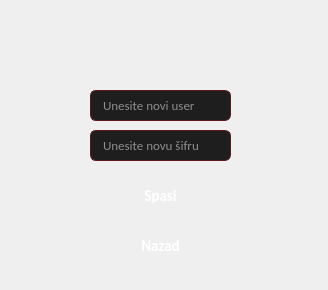
<?xml version="1.0" encoding="UTF-8"?>
<ui version="4.0">
 <class>AccountSettings</class>
 <widget class="QDialog" name="AccountSettings">
  <property name="geometry">
   <rect>
    <x>0</x>
    <y>0</y>
    <width>328</width>
    <height>290</height>
   </rect>
  </property>
  <property name="windowTitle">
   <string>Dialog</string>
  </property>
  <property name="styleSheet">
   <string notr="true">
QWidget {
    background: qlineargradient(x1:0, y1:0, x2:0, y2:1,
                                stop:0 #1a1a1a, stop:1 #000000);
}
QLabel {
    color: #cccccc;
    font-family: Calibri;
    font-size: 11pt;
    background: transparent;
}
QLineEdit {
    background-color: #1e1e1e;
    color: #ffffff;
    border: 1px solid #5a1a1a;
    border-radius: 6px;
    padding: 6px 10px;
    font-family: Calibri;
    font-size: 10pt;
    selection-background-color: #b33a3a;
}
QLineEdit:focus {
    border: 1px solid #b33a3a;
    background-color: #252525;
}
QPushButton {
    background: qlineargradient(x1:0, y1:0, x2:0, y2:1,
                                stop:0 #7a1f1f, stop:1 #b33a3a);
    color: white;
    border: none;
    border-radius: 8px;
    padding: 8px 16px;
    font-family: Calibri;
    font-size: 11pt;
    font-weight: bold;
}
QPushButton:hover {
    background: qlineargradient(x1:0, y1:0, x2:0, y2:1,
                                stop:0 #8a2323, stop:1 #c14444);
}
QPushButton:pressed {
    background: qlineargradient(x1:0, y1:0, x2:0, y2:1,
                                stop:0 #5c1515, stop:1 #8a2323);
}
   </string>
  </property>
  <widget class="QLineEdit" name="txtNoviUser">
   <property name="geometry">
    <rect>
     <x>90</x>
     <y>90</y>
     <width>141</width>
     <height>31</height>
    </rect>
   </property>
   <property name="placeholderText">
    <string>Unesite novi user</string>
   </property>
  </widget>
  <widget class="QLineEdit" name="txtNovaSifra">
   <property name="geometry">
    <rect>
     <x>90</x>
     <y>130</y>
     <width>141</width>
     <height>31</height>
    </rect>
   </property>
   <property name="text">
    <string/>
   </property>
   <property name="echoMode">
    <enum>QLineEdit::Normal</enum>
   </property>
   <property name="dragEnabled">
    <bool>false</bool>
   </property>
   <property name="readOnly">
    <bool>false</bool>
   </property>
   <property name="placeholderText">
    <string>Unesite novu šifru</string>
   </property>
   <property name="clearButtonEnabled">
    <bool>false</bool>
   </property>
  </widget>
  <widget class="QPushButton" name="btnSpasi">
   <property name="geometry">
    <rect>
     <x>120</x>
     <y>180</y>
     <width>81</width>
     <height>31</height>
    </rect>
   </property>
   <property name="text">
    <string>Spasi</string>
   </property>
  </widget>
  <widget class="QPushButton" name="pushButton_2">
   <property name="geometry">
    <rect>
     <x>120</x>
     <y>230</y>
     <width>81</width>
     <height>31</height>
    </rect>
   </property>
   <property name="text">
    <string>Nazad</string>
   </property>
  </widget>
  <widget class="QLabel" name="labelLogo">
   <property name="geometry">
    <rect>
     <x>130</x>
     <y>20</y>
     <width>61</width>
     <height>51</height>
    </rect>
   </property>
   <property name="styleSheet">
    <string notr="true">
QLabel {
    color: rgb(170, 0, 0);
    font-family: Calibri;
    font-size: 32pt;
    font-weight: bold;
    background: transparent;
}
    </string>
   </property>
   <property name="text">
    <string/>
   </property>
   <property name="pixmap">
    <pixmap resource="../ikone.qrc">:/ikona/letter-w.png</pixmap>
   </property>
   <property name="scaledContents">
    <bool>true</bool>
   </property>
   <property name="alignment">
    <set>Qt::AlignCenter</set>
   </property>
  </widget>
 </widget>
 <resources>
  <include location="../ikone.qrc"/>
 </resources>
 <connections/>
</ui>
